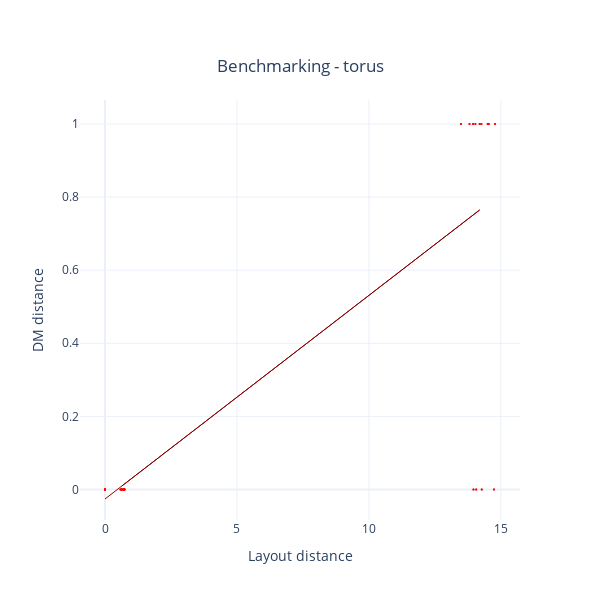

The cell this chart's notebook holds for it:
### Code cell
fig = pgo.Figure()

for i in layout3D_trace:
    fig.add_trace(i)


# regression line LAYOUT
fig.add_trace(pgo.Scatter(name='line of best fit - layout', x=X_layout3D, y=df_layout3D_regr['bestfit'], 
                          mode='lines',
                          line=dict(
                             color='darkred',
                             width=1.0
            ),))
    
    
fig.update_layout(
            title={
                'text': "Benchmarking - "+organism,
                'y':0.9,
                'x':0.5,
                'xanchor': 'center',
                'yanchor': 'top'},
                  template='plotly_white', showlegend=False, width=600, height = 600,
                  xaxis_title = "Layout distance",
                  yaxis_title = "DM distance"
                )    

py.iplot(fig)

plotly.offline.plot(fig, filename = 'output_plots/3Dtoynetwork_CorrDiagramLAYOUT_'+feature+'_'+organism+'.html', auto_open=False)

### Figure 1 — Plotly figure (JSON) as saved in the notebook; plotly's stock layout.template omitted (floating-point values rounded to 4 significant figures)
{"data": [{"marker": {"color": "red", "size": 2}, "mode": "markers", "name": "adj", "type": "scatter", "x": [0, 13.95, 14.2, 0.6379, 0.7317, 13.96, 13.49, 0.6324], "y": [0, 1, 1, 0, 0, 0, 1, 0]}, {"marker": {"color": "red", "size": 2}, "mode": "markers", "name": "adj", "type": "scatter", "x": [13.95, 0, 0.6147, 14.52, 14.28, 0.7427, 0.6296, 14.51], "y": [1, 0, 0, 1, 0, 0, 0, 1]}, {"marker": {"color": "red", "size": 2}, "mode": "markers", "name": "adj", "type": "scatter", "x": [14.2, 0.6147, 0, 14.78, 14.53, 0.6949, 0.7298, 14.74], "y": [1, 0, 0, 1, 1, 0, 0, 0]}, {"marker": {"color": "red", "size": 2}, "mode": "markers", "name": "adj", "type": "scatter", "x": [0.6379, 14.52, 14.78, 0, 0.7183, 14.54, 14.07, 0.5825], "y": [0, 1, 1, 0, 0, 1, 0, 0]}, {"marker": {"color": "red", "size": 2}, "mode": "markers", "name": "adj", "type": "scatter", "x": [0.7317, 14.28, 14.53, 0.7183, 0, 14.26, 13.81, 0.6986], "y": [0, 0, 1, 0, 0, 1, 1, 0]}, {"marker": {"color": "red", "size": 2}, "mode": "markers", "name": "adj", "type": "scatter", "x": [13.96, 0.7427, 0.6949, 14.54, 14.26, 0, 0.697, 14.51], "y": [0, 0, 0, 1, 1, 0, 0, 1]}, {"marker": {"color": "red", "size": 2}, "mode": "markers", "name": "adj", "type": "scatter", "x": [13.49, 0.6296, 0.7298, 14.07, 13.81, 0.697, 0, 14.04], "y": [1, 0, 0, 0, 1, 0, 0, 1]}, {"marker": {"color": "red", "size": 2}, "mode": "markers", "name": "adj", "type": "scatter", "x": [0.6324, 14.51, 14.74, 0.5825, 0.6986, 14.51, 14.04, 0], "y": [0, 1, 0, 0, 0, 1, 1, 0]}, {"line": {"color": "darkred", "width": 1}, "mode": "lines", "name": "line of best fit - layout", "type": "scatter", "x": [0, 13.95, 14.2, 0.6379, 0.7317, 13.96, 13.49, 0.6324], "y": [-0.02606, 0.7509, 0.7648, 0.009474, 0.0147, 0.7517, 0.7253, 0.009166]}], "layout": {"height": 600, "showlegend": false, "title": {"text": "Benchmarking - torus", "x": 0.5, "xanchor": "center", "y": 0.9, "yanchor": "top"}, "width": 600, "xaxis": {"autorange": true, "range": [-0.9474, 15.73], "title": {"text": "Layout distance"}, "type": "linear"}, "yaxis": {"autorange": true, "range": [-0.08352, 1.066], "title": {"text": "DM distance"}, "type": "linear"}}}
